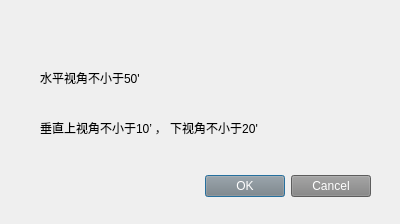
<?xml version="1.0" encoding="UTF-8"?>
<ui version="4.0">
 <class>ViewStandard</class>
 <widget class="QDialog" name="ViewStandard">
  <property name="geometry">
   <rect>
    <x>0</x>
    <y>0</y>
    <width>400</width>
    <height>224</height>
   </rect>
  </property>
  <property name="windowTitle">
   <string>Dialog</string>
  </property>
  <widget class="QDialogButtonBox" name="buttonBox">
   <property name="geometry">
    <rect>
     <x>30</x>
     <y>170</y>
     <width>341</width>
     <height>32</height>
    </rect>
   </property>
   <property name="styleSheet">
    <string notr="true">background-color: rgb(130,130,130);
color: rgb(255,255,255);</string>
   </property>
   <property name="orientation">
    <enum>Qt::Horizontal</enum>
   </property>
   <property name="standardButtons">
    <set>QDialogButtonBox::Cancel|QDialogButtonBox::Ok</set>
   </property>
  </widget>
  <widget class="QLabel" name="label">
   <property name="geometry">
    <rect>
     <x>40</x>
     <y>70</y>
     <width>211</width>
     <height>16</height>
    </rect>
   </property>
   <property name="text">
    <string>水平视角不小于50'</string>
   </property>
  </widget>
  <widget class="QLabel" name="label_2">
   <property name="geometry">
    <rect>
     <x>40</x>
     <y>120</y>
     <width>331</width>
     <height>16</height>
    </rect>
   </property>
   <property name="text">
    <string>垂直上视角不小于10’ ， 下视角不小于20'</string>
   </property>
  </widget>
 </widget>
 <resources/>
 <connections>
  <connection>
   <sender>buttonBox</sender>
   <signal>accepted()</signal>
   <receiver>ViewStandard</receiver>
   <slot>accept()</slot>
   <hints>
    <hint type="sourcelabel">
     <x>248</x>
     <y>254</y>
    </hint>
    <hint type="destinationlabel">
     <x>157</x>
     <y>274</y>
    </hint>
   </hints>
  </connection>
  <connection>
   <sender>buttonBox</sender>
   <signal>rejected()</signal>
   <receiver>ViewStandard</receiver>
   <slot>reject()</slot>
   <hints>
    <hint type="sourcelabel">
     <x>316</x>
     <y>260</y>
    </hint>
    <hint type="destinationlabel">
     <x>286</x>
     <y>274</y>
    </hint>
   </hints>
  </connection>
 </connections>
</ui>
